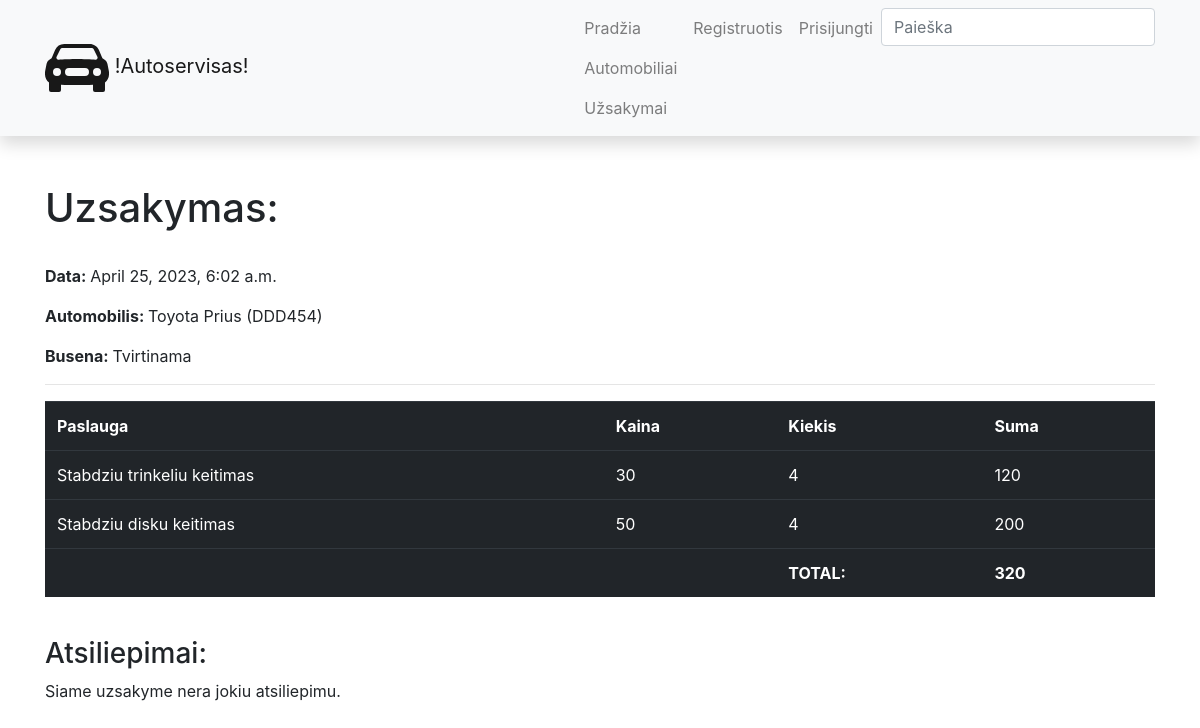
Screenshot of /autoservisas/orders/2 with the database file from the repository.
### autoservisas/models.py (models this page shows, shortened)
class Uzsakymas(models.Model):
    data = models.DateTimeField(verbose_name='Data ir laikas', auto_now_add=True)
    automobilis = models.ForeignKey(to='Automobilis', verbose_name='Automobilis', on_delete=models.SET_NULL, null=True)
    klientas = models.ForeignKey(to=User, on_delete=models.SET_NULL, null=True, blank=True)
    grazinimo_data = models.DateField(verbose_name='Bus atlikta', null=True, blank=True)
    def total(self):
        total_suma = 0
        for line in self.lines.all():
            total_suma += line.suma()
        return total_suma
    LOAN_STATUS = (
        ('p', 'Patvirtinta'),
        ('v', 'Vykdoma'),
        ('a', 'Atsaukta'),
        ('t', 'Tvirtinama'),
        ('i', 'Ivykdyta'),
    )
    status = models.CharField(verbose_name="Busena", max_length=1, choices=LOAN_STATUS, blank=True, default='t')
    class Meta:
        verbose_name = "Uzsakymas"
        verbose_name_plural = "Uzsakymai"

class Automobilis(models.Model):
    valstybinis_nr = models.CharField(verbose_name='Valstybinis numeris', max_length=6)
    vin = models.CharField(verbose_name='VIN kodas', max_length=17)
    kliento_vardas = models.CharField(verbose_name='Savininkas', max_length=50)
    automobilio_modelis = models.ForeignKey(to='AutomobilioModelis', verbose_name='Automobilio modelis', on_delete=models.SET_NULL, null=True)
    photo = models.ImageField(verbose_name="Nuotrauka", upload_to='vehicles', null=True, blank=True) #arba tik blank=True
    description = HTMLField(verbose_name='Aprasymas', max_length=2000, default='')
    def __str__(self):
        return f'{self.automobilio_modelis} ({self.valstybinis_nr})'
    class Meta:
        verbose_name = "Automobilis"
        verbose_name_plural = "Automobiliai"

class AutomobilioModelis(models.Model):
    marke = models.CharField(verbose_name='Gamintojas', max_length=50)
    modelis = models.CharField(verbose_name='Modelis', max_length=50)
    def __str__(self):
        return f'{self.marke} {self.modelis}'
    class Meta:
        verbose_name = "Automobilio modelis"
        verbose_name_plural = "Automobilio modeliai"

class UzsakymoEilute(models.Model):
    uzsakymas = models.ForeignKey(to='Uzsakymas', on_delete=models.CASCADE, related_name='lines')
    paslauga = models.ForeignKey(to='Paslauga', verbose_name='Paslauga', on_delete=models.SET_NULL, null=True)
    kiekis = models.IntegerField(verbose_name='Kiekis')
    def suma(self):
        return self.paslauga.kaina * self.kiekis
    class Meta:
        verbose_name = "Uzsakymo eilute"
        verbose_name_plural = "Uzsakymo eilutes"

class Paslauga(models.Model):
    pavadinimas = models.CharField(verbose_name='Pavadinimas', max_length=50)
    kaina = models.IntegerField(verbose_name='Kaina')
    def __str__(self):
        return self.pavadinimas
    class Meta:
        verbose_name = "Paslauga"
        verbose_name_plural = "Paslaugos"

### autoservisas/views.py (the view, shortened to what this page needs)
# urls.py: path('orders/<int:pk>', views.OrderDetailView.as_view(), name='order'),
class OrderDetailView(FormMixin, generic.DetailView):
    model = Uzsakymas
    template_name = 'order.html'
    context_object_name = 'order'
    form_class = OrderReviewForm

### autoservisas/forms.py
class OrderReviewForm(forms.ModelForm):
    class Meta:
        model = OrderReview
        fields = ['komentaras']

### autoservisas/templates/order.html (shortened to what this page needs)
{% extends 'base.html'%}
{% block content %}
<h1>Uzsakymas:</h1>
<br>
<p><strong>Data: </strong>{{ order.data }}</p>
<p><strong>Automobilis: </strong>{{ order.automobilis }}</p>
<p><strong>Busena: </strong>{{ order.get_status_display }}</p>
<hr>
<table class="table table-dark table-hover">
    <tr>
        <th>Paslauga</th>
        <th>Kaina</th>
        <th>Kiekis</th>
        <th>Suma</th>
    </tr>
{% for line in order.lines.all %}
    <tr>
        <td>{{ line.paslauga }}</td>
        <td>{{ line.paslauga.kaina }}</td>
        <td>{{ line.kiekis }}</td>
        <td>{{ line.suma }}</td>
    </tr>
{% endfor %}
    <tr>
        <td></td>
        <td></td>
        <td><strong>TOTAL:</strong></td>
        <td><strong>{{ order.total }}</strong></td>
    </tr>
</table>
<br>
<h3>Atsiliepimai:</h3>
{% if order.reviews.all %}
{% for review in order.reviews.all %}
<hr>
<strong>{{ review.komentatorius }}</strong>, <em>{{ review.sukurimo_data }}</em>
<p>{{ review.komentaras }}</p>
{% endfor %}
{% else %}
<p>Siame uzsakyme nera jokiu atsiliepimu.</p>
{% endif %}
{% endblock %}

### rows the page displays
Uzsakymas: data "April 25, 2023, 6:02 a.m.", automobilis "Toyota Prius (DDD454)", status "Tvirtinama", total "320"
UzsakymoEilute: paslauga "Stabdziu trinkeliu keitimas", paslauga.kaina "30", kiekis "4", suma "120"
UzsakymoEilute: paslauga "Stabdziu disku keitimas", paslauga.kaina "50", kiekis "4", suma "200"
